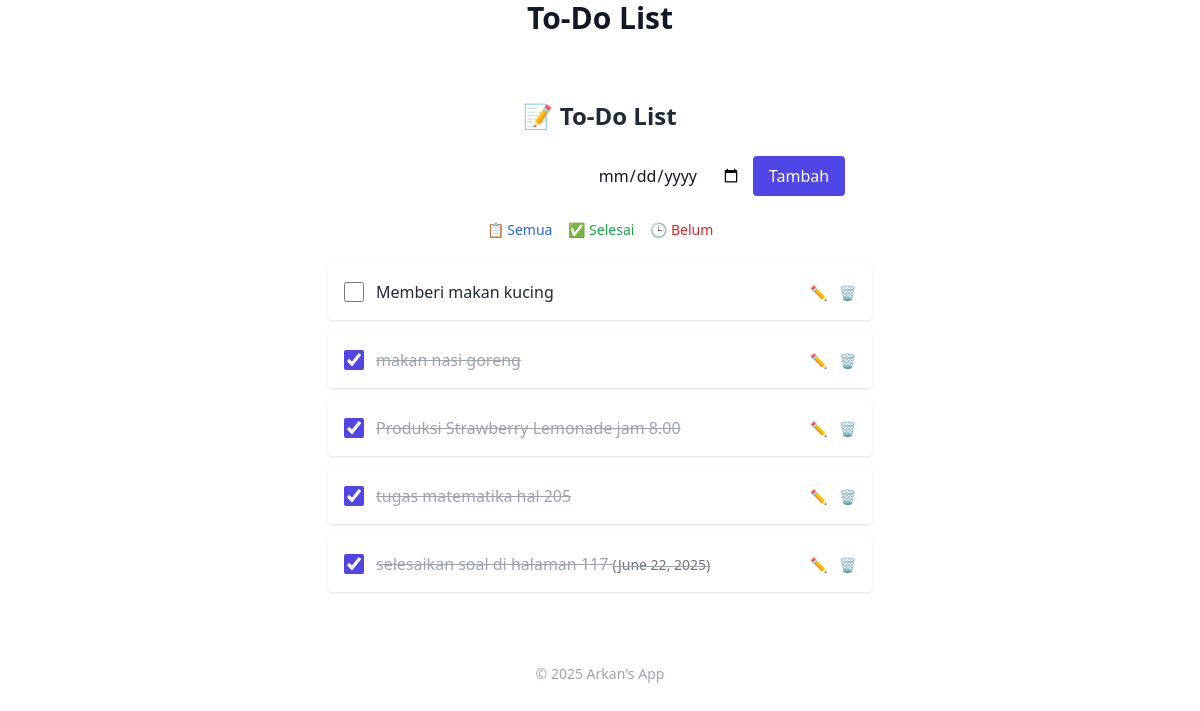
Before: / with the older database file.
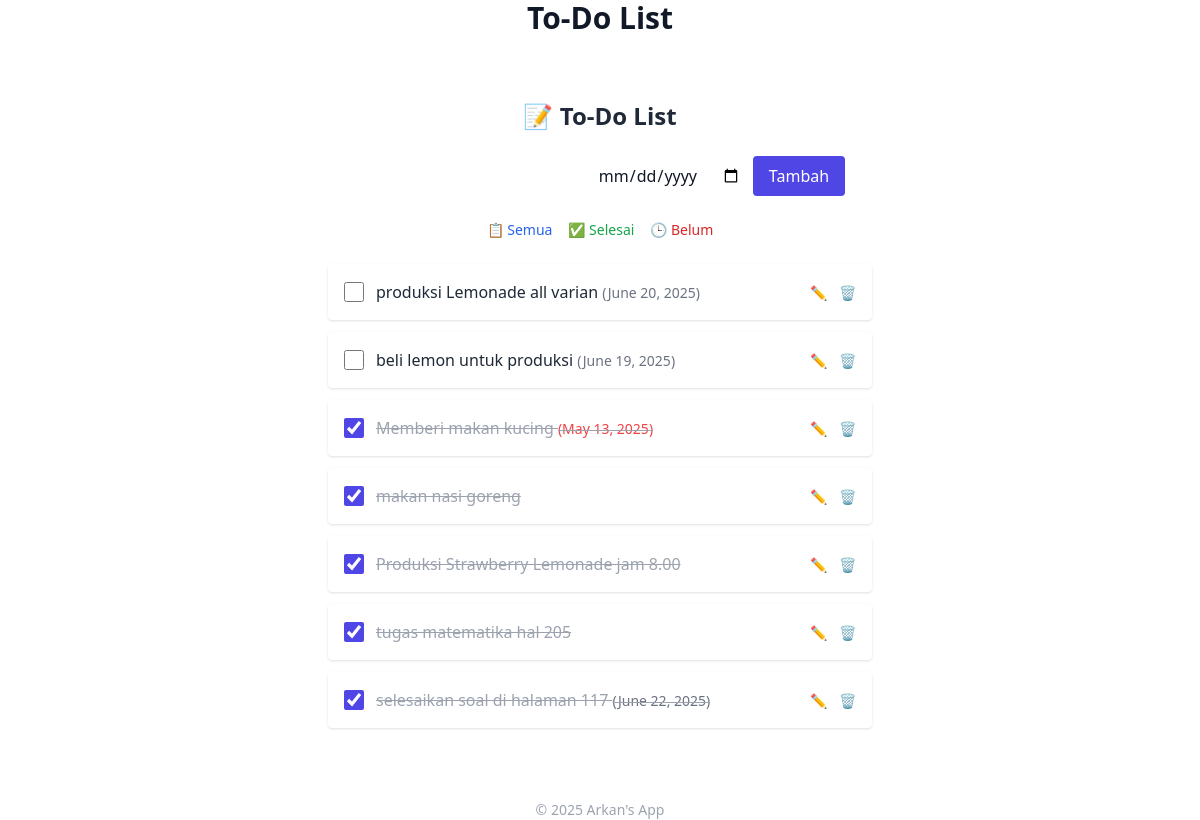
After: the same page with the newer database file.
### todolist/models.py (models this page shows, shortened)
class Task(models.Model):
    title = models.CharField(max_length=100)
    completed = models.BooleanField(default=False)
    deadline = models.DateField(null=True, blank=True)  # ⏰ Tambahan field deadline
    def is_overdue(self):
        return self.deadline and self.deadline < timezone.now().date()

### todolist/views.py (the view)
# urls.py: path('', views.task_list, name='task_list'),
def task_list(request):
    tasks = Task.objects.all().order_by('-id')
    if request.method == 'POST':
        form = TaskForm(request.POST)
        if form.is_valid():
            form.save()
            return redirect('task_list')
    else:
        form = TaskForm()
    return render(request, 'todolist/task_list.html', {'tasks': tasks, 'form': form})

### todolist/forms.py
class TaskForm(forms.ModelForm):
    class Meta:
        model = Task
        fields = ['title', 'deadline']  # ⏰ Tambahkan deadline ke form
        widgets = {
            'deadline': forms.DateInput(attrs={'type': 'date'}),
        }

### templates/todolist/task_list.html (shortened to what this page needs)
{% extends 'todolist/base.html' %}
{% block content %}
<div class="max-w-xl mx-auto px-4 py-8 space-y-6">
  <h1 class="text-2xl font-bold text-center text-gray-800 dark:text-white">📝 To-Do List</h1>
  <form method="post" class="flex flex-col sm:flex-row gap-3 items-center justify-center">
    {{ form.title }}
    {{ form.deadline }}
    <button type="submit" class="bg-indigo-600 hover:bg-indigo-700 text-white px-4 py-2 rounded">Tambah</button>
  </form>
  <div class="flex justify-center gap-4 text-sm font-medium">
    <a href="{% url 'task_list' %}" class="text-blue-600 hover:underline">📋 Semua</a>
    <a href="{% url 'task_filter' 'selesai' %}" class="text-green-600 hover:underline">✅ Selesai</a>
    <a href="{% url 'task_filter' 'belum' %}" class="text-red-600 hover:underline">🕒 Belum</a>
  </div>
  <ul class="space-y-3">
    {% for task in tasks %}
      <li class="bg-white dark:bg-gray-800 p-4 rounded shadow flex items-center justify-between">
        <form method="post" action="{% url 'toggle_task' task.id %}" class="flex items-center gap-3">
          <input type="checkbox" onchange="this.form.submit()" {% if task.completed %}checked{% endif %} class="w-5 h-5 accent-indigo-600">
          <span class="{% if task.completed %}line-through text-gray-400{% else %}text-gray-800 dark:text-gray-200{% endif %}">
            {{ task.title }}
            {% if task.deadline %}
              <span class="{% if task.is_overdue %}text-red-500{% else %}text-gray-500{% endif %} text-sm">
                ({{ task.deadline }})
              </span>
            {% endif %}
          </span>
        </form>
        <div class="space-x-2">
          <a href="{% url 'edit_task' task.id %}" class="text-blue-500 hover:underline text-sm">✏️</a>
          <a href="{% url 'delete_task' task.id %}" onclick="return confirm('Mang ea pen di hapus?')" class="text-red-500 hover:underline text-sm">🗑️</a>
        </div>
      </li>
    {% empty %}
      <li class="text-center text-gray-500 dark:text-gray-400">Tidak ada tugas</li>
    {% endfor %}
  </ul>
</div>
{% endblock %}

### templates/todolist/base.html (shortened to what this page needs)
<!DOCTYPE html>
<html lang="id" data-theme="light">
<head>
  <script src="https://cdn.tailwindcss.com"></script>
</head>
<body class="bg-gray-1000 dark:bg-gray-900 text-gray-900 dark:text-gray-100">
  <header class="mb-8">
    <h1 class="text-3xl font-bold text-center">To-Do List
    </h1>
  </header>
  <main>
    {% block content %}
    {% endblock %}
  </main>
  <footer class="mt-10 text-center text-sm text-gray-400">
    &copy; 2025 Arkan's App
  </footer>
</body>
</html>

Changed rows visible on the page:
added Task: title "produksi Lemonade all varian", deadline "June 20, 2025"
added Task: title "beli lemon untuk produksi", deadline "June 19, 2025"
changed Task "Memberi makan kucing": completed "☐" → "☑"; deadline (not shown) → "May 13, 2025"
